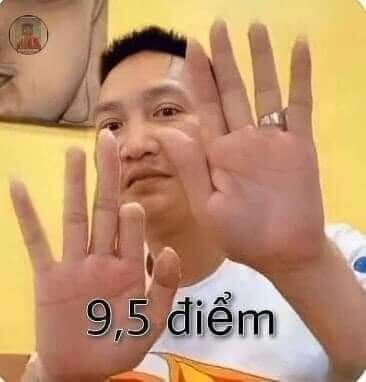
#> input picture demo test/chuhuan.jpg, 366 x 382 px
$ python khacnoi.py
#> lines starting #> are read from the running program, lines starting #| are printed output that depends on the picture
from PIL import Image, ImageFilter
img = Image.open('chuhuan.jpg')
#> img is the input picture: PIL image 366x382 RGB; mean R, G, B 189.3, 147.3, 111.3
img1 = img.filter(ImageFilter.EMBOSS)
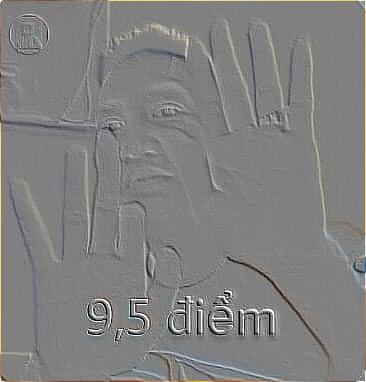
#> img1: PIL image 366x382 RGB; mean R, G, B 128.9, 128.7, 128
img2 = img1.filter(ImageFilter.SMOOTH)
img2.save('chuhuankhacnoi2.jpg')
img2.show()

$ run again, with demo test/anhmo.jpg copied over demo test/chuhuan.jpg
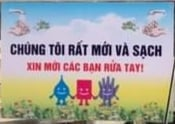
#> input picture demo test/anhmo.jpg, 175 x 124 px
#> img is the input picture: PIL image 175x124 RGB; mean R, G, B 165.9, 165.3, 162.8
#> `img1 = img.filter(ImageFilter.EMBOSS)`:
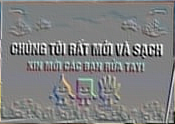
#> img1: PIL image 175x124 RGB; mean R, G, B 127.9, 128.3, 128.4
#> `img2 = img1.filter(ImageFilter.SMOOTH)`:
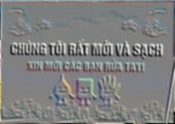
#> img2: PIL image 175x124 RGB; mean R, G, B 127.9, 128.3, 128.5
